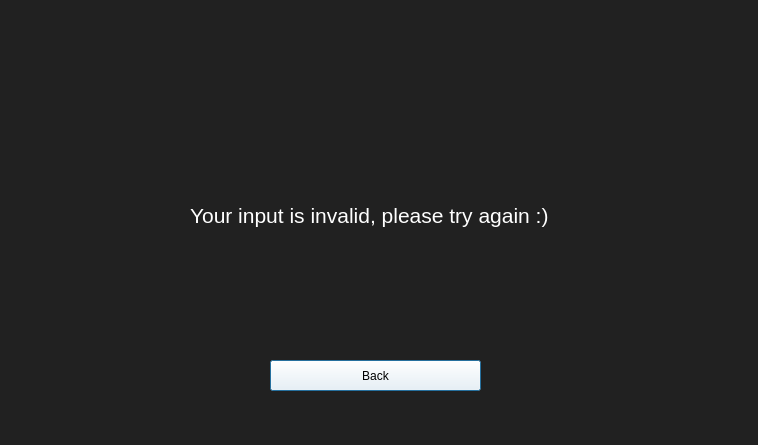
<?xml version="1.0" encoding="UTF-8"?>
<ui version="4.0">
 <class>Dialog</class>
 <widget class="QDialog" name="Dialog">
  <property name="geometry">
   <rect>
    <x>0</x>
    <y>0</y>
    <width>758</width>
    <height>445</height>
   </rect>
  </property>
  <property name="palette">
   <palette>
    <active>
     <colorrole role="Button">
      <brush brushstyle="SolidPattern">
       <color alpha="255">
        <red>33</red>
        <green>33</green>
        <blue>33</blue>
       </color>
      </brush>
     </colorrole>
     <colorrole role="Text">
      <brush brushstyle="SolidPattern">
       <color alpha="255">
        <red>255</red>
        <green>255</green>
        <blue>255</blue>
       </color>
      </brush>
     </colorrole>
     <colorrole role="Base">
      <brush brushstyle="SolidPattern">
       <color alpha="255">
        <red>33</red>
        <green>33</green>
        <blue>33</blue>
       </color>
      </brush>
     </colorrole>
     <colorrole role="Window">
      <brush brushstyle="SolidPattern">
       <color alpha="255">
        <red>33</red>
        <green>33</green>
        <blue>33</blue>
       </color>
      </brush>
     </colorrole>
    </active>
    <inactive>
     <colorrole role="Button">
      <brush brushstyle="SolidPattern">
       <color alpha="255">
        <red>33</red>
        <green>33</green>
        <blue>33</blue>
       </color>
      </brush>
     </colorrole>
     <colorrole role="Text">
      <brush brushstyle="SolidPattern">
       <color alpha="255">
        <red>255</red>
        <green>255</green>
        <blue>255</blue>
       </color>
      </brush>
     </colorrole>
     <colorrole role="Base">
      <brush brushstyle="SolidPattern">
       <color alpha="255">
        <red>33</red>
        <green>33</green>
        <blue>33</blue>
       </color>
      </brush>
     </colorrole>
     <colorrole role="Window">
      <brush brushstyle="SolidPattern">
       <color alpha="255">
        <red>33</red>
        <green>33</green>
        <blue>33</blue>
       </color>
      </brush>
     </colorrole>
    </inactive>
    <disabled>
     <colorrole role="Button">
      <brush brushstyle="SolidPattern">
       <color alpha="255">
        <red>33</red>
        <green>33</green>
        <blue>33</blue>
       </color>
      </brush>
     </colorrole>
     <colorrole role="Text">
      <brush brushstyle="SolidPattern">
       <color alpha="255">
        <red>120</red>
        <green>120</green>
        <blue>120</blue>
       </color>
      </brush>
     </colorrole>
     <colorrole role="Base">
      <brush brushstyle="SolidPattern">
       <color alpha="255">
        <red>33</red>
        <green>33</green>
        <blue>33</blue>
       </color>
      </brush>
     </colorrole>
     <colorrole role="Window">
      <brush brushstyle="SolidPattern">
       <color alpha="255">
        <red>33</red>
        <green>33</green>
        <blue>33</blue>
       </color>
      </brush>
     </colorrole>
    </disabled>
   </palette>
  </property>
  <property name="windowTitle">
   <string>Dialog</string>
  </property>
  <property name="styleSheet">
   <string notr="true">background-color: rgb(33, 33, 33)</string>
  </property>
  <widget class="QPushButton" name="backButton">
   <property name="geometry">
    <rect>
     <x>270</x>
     <y>360</y>
     <width>211</width>
     <height>31</height>
    </rect>
   </property>
   <property name="styleSheet">
    <string notr="true">background-color:rgb(255, 255, 255);
font: 14pt &quot;MS Shell Dlg 2&quot;</string>
   </property>
   <property name="text">
    <string>Back</string>
   </property>
  </widget>
  <widget class="QLabel" name="errorMessage">
   <property name="geometry">
    <rect>
     <x>190</x>
     <y>150</y>
     <width>401</width>
     <height>131</height>
    </rect>
   </property>
   <property name="palette">
    <palette>
     <active>
      <colorrole role="WindowText">
       <brush brushstyle="SolidPattern">
        <color alpha="255">
         <red>255</red>
         <green>255</green>
         <blue>255</blue>
        </color>
       </brush>
      </colorrole>
      <colorrole role="Button">
       <brush brushstyle="SolidPattern">
        <color alpha="255">
         <red>33</red>
         <green>33</green>
         <blue>33</blue>
        </color>
       </brush>
      </colorrole>
      <colorrole role="Text">
       <brush brushstyle="SolidPattern">
        <color alpha="255">
         <red>255</red>
         <green>255</green>
         <blue>255</blue>
        </color>
       </brush>
      </colorrole>
      <colorrole role="ButtonText">
       <brush brushstyle="SolidPattern">
        <color alpha="255">
         <red>255</red>
         <green>255</green>
         <blue>255</blue>
        </color>
       </brush>
      </colorrole>
      <colorrole role="Base">
       <brush brushstyle="SolidPattern">
        <color alpha="255">
         <red>33</red>
         <green>33</green>
         <blue>33</blue>
        </color>
       </brush>
      </colorrole>
      <colorrole role="Window">
       <brush brushstyle="SolidPattern">
        <color alpha="255">
         <red>33</red>
         <green>33</green>
         <blue>33</blue>
        </color>
       </brush>
      </colorrole>
     </active>
     <inactive>
      <colorrole role="WindowText">
       <brush brushstyle="SolidPattern">
        <color alpha="255">
         <red>255</red>
         <green>255</green>
         <blue>255</blue>
        </color>
       </brush>
      </colorrole>
      <colorrole role="Button">
       <brush brushstyle="SolidPattern">
        <color alpha="255">
         <red>33</red>
         <green>33</green>
         <blue>33</blue>
        </color>
       </brush>
      </colorrole>
      <colorrole role="Text">
       <brush brushstyle="SolidPattern">
        <color alpha="255">
         <red>255</red>
         <green>255</green>
         <blue>255</blue>
        </color>
       </brush>
      </colorrole>
      <colorrole role="ButtonText">
       <brush brushstyle="SolidPattern">
        <color alpha="255">
         <red>255</red>
         <green>255</green>
         <blue>255</blue>
        </color>
       </brush>
      </colorrole>
      <colorrole role="Base">
       <brush brushstyle="SolidPattern">
        <color alpha="255">
         <red>33</red>
         <green>33</green>
         <blue>33</blue>
        </color>
       </brush>
      </colorrole>
      <colorrole role="Window">
       <brush brushstyle="SolidPattern">
        <color alpha="255">
         <red>33</red>
         <green>33</green>
         <blue>33</blue>
        </color>
       </brush>
      </colorrole>
     </inactive>
     <disabled>
      <colorrole role="WindowText">
       <brush brushstyle="SolidPattern">
        <color alpha="255">
         <red>255</red>
         <green>255</green>
         <blue>255</blue>
        </color>
       </brush>
      </colorrole>
      <colorrole role="Button">
       <brush brushstyle="SolidPattern">
        <color alpha="255">
         <red>33</red>
         <green>33</green>
         <blue>33</blue>
        </color>
       </brush>
      </colorrole>
      <colorrole role="Text">
       <brush brushstyle="SolidPattern">
        <color alpha="255">
         <red>255</red>
         <green>255</green>
         <blue>255</blue>
        </color>
       </brush>
      </colorrole>
      <colorrole role="ButtonText">
       <brush brushstyle="SolidPattern">
        <color alpha="255">
         <red>255</red>
         <green>255</green>
         <blue>255</blue>
        </color>
       </brush>
      </colorrole>
      <colorrole role="Base">
       <brush brushstyle="SolidPattern">
        <color alpha="255">
         <red>33</red>
         <green>33</green>
         <blue>33</blue>
        </color>
       </brush>
      </colorrole>
      <colorrole role="Window">
       <brush brushstyle="SolidPattern">
        <color alpha="255">
         <red>33</red>
         <green>33</green>
         <blue>33</blue>
        </color>
       </brush>
      </colorrole>
     </disabled>
    </palette>
   </property>
   <property name="font">
    <font>
     <pointsize>16</pointsize>
    </font>
   </property>
   <property name="styleSheet">
    <string notr="true">font: 16pt &quot;MS Shell Dlg 2&quot;; color:rgb(255, 255, 255)</string>
   </property>
   <property name="text">
    <string>Your input is invalid, please try again :)</string>
   </property>
  </widget>
 </widget>
 <resources/>
 <connections/>
</ui>
